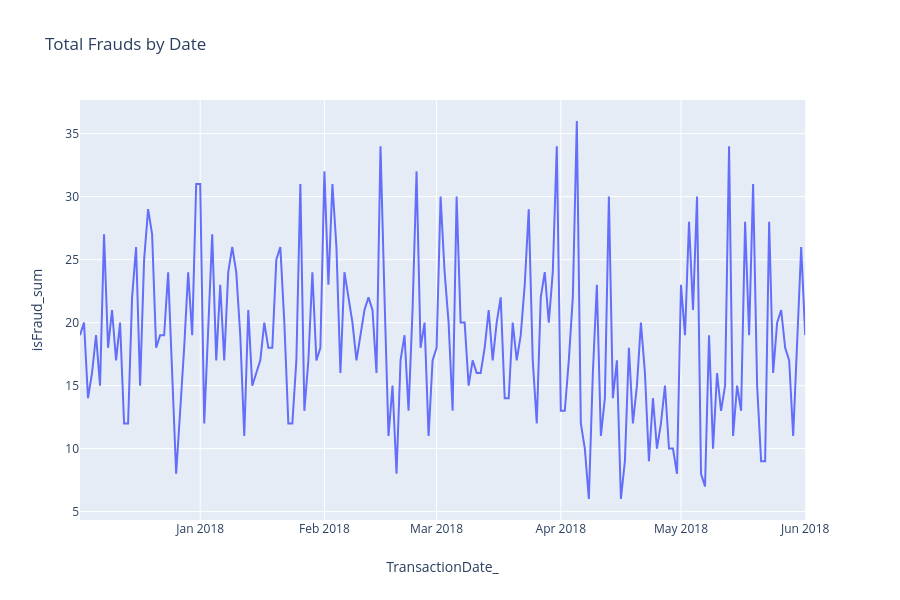

The cell this chart's notebook holds for it:
### Code cell
fig = px.line(train_trx_date,x="TransactionDate_",y="isFraud_sum",title="Total Frauds by Date")
fig.show()

### Figure 1 — Plotly figure (JSON) as saved in the notebook; plotly's stock layout.template omitted (floating-point values rounded to 4 significant figures; data arrays with more than 128 entries replaced by an {"elided": "..."} marker saying what was removed)
{"data": [{"hoverlabel": {"namelength": 0}, "hovertemplate": "TransactionDate_=%{x}<br>isFraud_sum=%{y}", "legendgroup": "", "line": {"color": "#636efa", "dash": "solid"}, "mode": "lines", "name": "", "showlegend": false, "type": "scatter", "x": {"elided": "182 str values"}, "xaxis": "x", "y": {"elided": "182 int values"}, "yaxis": "y"}], "layout": {"height": 600, "legend": {"tracegroupgap": 0}, "title": {"text": "Total Frauds by Date"}, "xaxis": {"anchor": "y", "domain": [0.0, 0.98], "title": {"text": "TransactionDate_"}}, "yaxis": {"anchor": "x", "domain": [0.0, 1.0], "title": {"text": "isFraud_sum"}}}}
